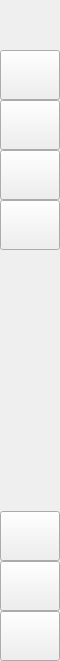
<?xml version="1.0" encoding="UTF-8"?>
<ui version="4.0">
 <class>leftMenuBg</class>
 <widget class="QWidget" name="leftMenuBg">
  <property name="geometry">
   <rect>
    <x>0</x>
    <y>0</y>
    <width>60</width>
    <height>661</height>
   </rect>
  </property>
  <property name="minimumSize">
   <size>
    <width>60</width>
    <height>0</height>
   </size>
  </property>
  <property name="maximumSize">
   <size>
    <width>60</width>
    <height>16777215</height>
   </size>
  </property>
  <property name="mouseTracking">
   <bool>true</bool>
  </property>
  <property name="styleSheet">
   <string notr="true"/>
  </property>
  <layout class="QVBoxLayout" name="verticalLayout_3">
   <property name="spacing">
    <number>0</number>
   </property>
   <property name="leftMargin">
    <number>0</number>
   </property>
   <property name="topMargin">
    <number>0</number>
   </property>
   <property name="rightMargin">
    <number>0</number>
   </property>
   <property name="bottomMargin">
    <number>0</number>
   </property>
   <item>
    <widget class="QFrame" name="topLogoInfo">
     <property name="minimumSize">
      <size>
       <width>60</width>
       <height>50</height>
      </size>
     </property>
     <property name="maximumSize">
      <size>
       <width>60</width>
       <height>50</height>
      </size>
     </property>
     <property name="mouseTracking">
      <bool>true</bool>
     </property>
     <property name="frameShape">
      <enum>QFrame::NoFrame</enum>
     </property>
     <property name="frameShadow">
      <enum>QFrame::Raised</enum>
     </property>
     <property name="lineWidth">
      <number>0</number>
     </property>
     <widget class="QLabel" name="logo">
      <property name="geometry">
       <rect>
        <x>5</x>
        <y>0</y>
        <width>50</width>
        <height>50</height>
       </rect>
      </property>
      <property name="text">
       <string/>
      </property>
      <property name="scaledContents">
       <bool>true</bool>
      </property>
     </widget>
    </widget>
   </item>
   <item>
    <widget class="QFrame" name="leftMenuFrame">
     <property name="mouseTracking">
      <bool>true</bool>
     </property>
     <property name="frameShape">
      <enum>QFrame::NoFrame</enum>
     </property>
     <property name="frameShadow">
      <enum>QFrame::Raised</enum>
     </property>
     <layout class="QVBoxLayout" name="verticalLayout_4">
      <property name="spacing">
       <number>0</number>
      </property>
      <property name="leftMargin">
       <number>0</number>
      </property>
      <property name="topMargin">
       <number>0</number>
      </property>
      <property name="rightMargin">
       <number>0</number>
      </property>
      <property name="bottomMargin">
       <number>0</number>
      </property>
      <item>
       <widget class="QFrame" name="leftMenu">
        <property name="sizePolicy">
         <sizepolicy hsizetype="Preferred" vsizetype="Preferred">
          <horstretch>0</horstretch>
          <verstretch>0</verstretch>
         </sizepolicy>
        </property>
        <property name="mouseTracking">
         <bool>true</bool>
        </property>
        <property name="frameShape">
         <enum>QFrame::NoFrame</enum>
        </property>
        <property name="frameShadow">
         <enum>QFrame::Raised</enum>
        </property>
        <layout class="QVBoxLayout" name="verticalLayout_5">
         <property name="spacing">
          <number>0</number>
         </property>
         <property name="leftMargin">
          <number>0</number>
         </property>
         <property name="topMargin">
          <number>0</number>
         </property>
         <property name="rightMargin">
          <number>0</number>
         </property>
         <property name="bottomMargin">
          <number>0</number>
         </property>
         <item>
          <widget class="QPushButton" name="btnFirstPage">
           <property name="minimumSize">
            <size>
             <width>60</width>
             <height>50</height>
            </size>
           </property>
           <property name="styleSheet">
            <string notr="true"/>
           </property>
           <property name="text">
            <string/>
           </property>
          </widget>
         </item>
         <item>
          <widget class="QPushButton" name="btnSecondPage">
           <property name="minimumSize">
            <size>
             <width>60</width>
             <height>50</height>
            </size>
           </property>
           <property name="text">
            <string/>
           </property>
          </widget>
         </item>
         <item>
          <widget class="QPushButton" name="btnThirdPage">
           <property name="minimumSize">
            <size>
             <width>60</width>
             <height>50</height>
            </size>
           </property>
           <property name="text">
            <string/>
           </property>
          </widget>
         </item>
         <item>
          <widget class="QPushButton" name="btnForthPage">
           <property name="minimumSize">
            <size>
             <width>60</width>
             <height>50</height>
            </size>
           </property>
           <property name="text">
            <string/>
           </property>
          </widget>
         </item>
         <item>
          <spacer name="verticalSpacer">
           <property name="orientation">
            <enum>Qt::Vertical</enum>
           </property>
           <property name="sizeHint" stdset="0">
            <size>
             <width>20</width>
             <height>40</height>
            </size>
           </property>
          </spacer>
         </item>
         <item>
          <widget class="QPushButton" name="btnTheme">
           <property name="sizePolicy">
            <sizepolicy hsizetype="Minimum" vsizetype="Expanding">
             <horstretch>0</horstretch>
             <verstretch>0</verstretch>
            </sizepolicy>
           </property>
           <property name="minimumSize">
            <size>
             <width>60</width>
             <height>50</height>
            </size>
           </property>
           <property name="maximumSize">
            <size>
             <width>60</width>
             <height>50</height>
            </size>
           </property>
           <property name="toolTip">
            <string>&lt;html&gt;&lt;head/&gt;&lt;body&gt;&lt;p&gt;主题色&lt;/p&gt;&lt;/body&gt;&lt;/html&gt;</string>
           </property>
           <property name="styleSheet">
            <string notr="true"/>
           </property>
           <property name="text">
            <string/>
           </property>
          </widget>
         </item>
         <item>
          <widget class="QPushButton" name="btnUser">
           <property name="minimumSize">
            <size>
             <width>60</width>
             <height>50</height>
            </size>
           </property>
           <property name="text">
            <string/>
           </property>
          </widget>
         </item>
         <item>
          <widget class="QPushButton" name="btnSettings">
           <property name="sizePolicy">
            <sizepolicy hsizetype="Minimum" vsizetype="Expanding">
             <horstretch>0</horstretch>
             <verstretch>0</verstretch>
            </sizepolicy>
           </property>
           <property name="minimumSize">
            <size>
             <width>60</width>
             <height>50</height>
            </size>
           </property>
           <property name="maximumSize">
            <size>
             <width>60</width>
             <height>50</height>
            </size>
           </property>
           <property name="toolTip">
            <string>&lt;html&gt;&lt;head/&gt;&lt;body&gt;&lt;p&gt;设置&lt;/p&gt;&lt;/body&gt;&lt;/html&gt;</string>
           </property>
           <property name="styleSheet">
            <string notr="true"/>
           </property>
           <property name="text">
            <string/>
           </property>
          </widget>
         </item>
        </layout>
       </widget>
      </item>
     </layout>
    </widget>
   </item>
  </layout>
 </widget>
 <resources/>
 <connections/>
</ui>
